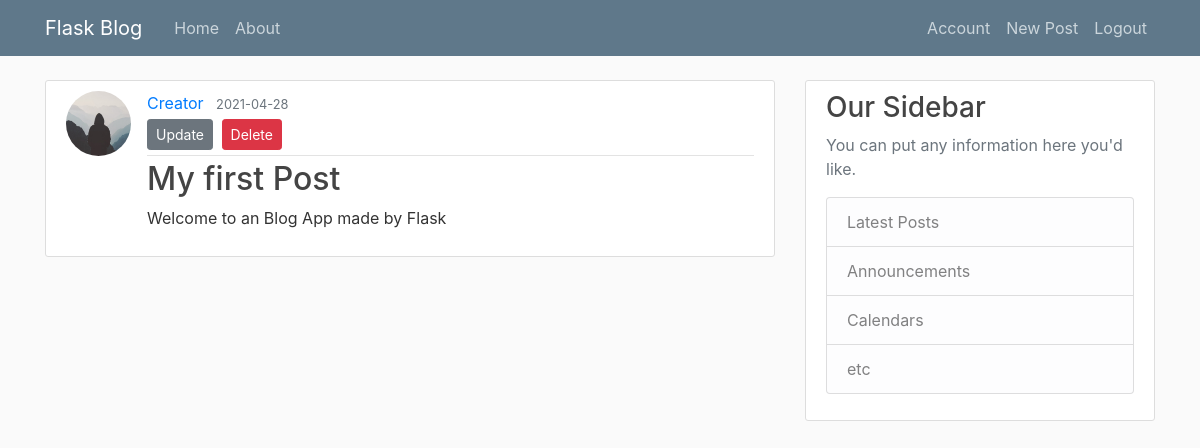
The app's page /post/1 (signed in) with its own data.
### flaskblob/models.py (models this page shows, shortened)
class User(db.Model,UserMixin):
    id = db.Column(db.Integer,primary_key=True)
    username = db.Column(db.String(20),unique=True,nullable=False)
    email = db.Column(db.String(120),unique=True,nullable=False)
    image_file = db.Column(db.String(20),nullable=False,default='default.jpg')
    password = db.Column(db.String(60),nullable=False)
    posts = db.relationship('Post',backref='author',lazy=True)

class Post(db.Model):
    id = db.Column(db.Integer,primary_key=True)
    title = db.Column(db.String(100),nullable=False)
    date_posted = db.Column(db.DateTime,nullable=False,default=datetime.utcnow())
    content = db.Column(db.Text,nullable=False)
    user_id = db.Column(db.Integer,db.ForeignKey('user.id'),nullable=False)

### flaskblob/posts/routes.py (the view)
@posts.route("/post/<int:post_id>")
def post(post_id):
    post = Post.query.get_or_404(post_id)
    return render_template('post.html',title=post.title,post=post)

### flaskblob/models.py (called while the page is built)
@login_manager.user_loader
def load_user(user_id):
    return User.query.get(int(user_id))

### flaskblob/templates/post.html (shortened to what this page needs)
{% extends "Layouts.html" %}
{% block content %}
    <article class="media content-section">
        <img class="rounded-circle article-img" src="{{url_for('static',filename='profile_pics/'+post.author.image_file)}}">
        <div class="media-body">
        <div class="article-metadata">
            <a class="mr-2" href="#">{{ post.author.username }}</a>
            <small class="text-muted">{{ post.date_posted.strftime('%Y-%m-%d') }}</small>
            {% if post.author == current_user %}
                <div>
                    <a class="btn btn-secondary btn-sm mt-1 mb-1" href="{{url_for('posts.update_post',post_id=post.id)}}">Update</a>
                    <button class="btn btn-danger btn-sm m-1" type="button" data-toggle="modal" data-target="#deleteModal">Delete</button>
                </div>
            {% endif %}
        </div>
        <h2 class="article-title">{{ post.title }}</h2>
        <p class="article-content">{{ post.content }}</p>
        </div>
    </article>
{% endblock content %}

### flaskblob/static/main.css (style rules this page uses)
body { background: #fafafa; color: #333333; margin-top: 5rem; }
h1, h2, h3, h4, h5, h6 { color: #444444; }
.content-section { background: #ffffff; padding: 10px 20px; border: 1px solid #dddddd; border-radius: 3px; margin-bottom: 20px; }
.article-title { color: #444444; }
.article-content { white-space: pre-line; }
.article-img { height: 65px; width: 65px; margin-right: 16px; }
.article-metadata { padding-bottom: 1px; margin-bottom: 4px; border-bottom: 1px solid #e3e3e3 }

### records on screen
User: image_file (placeholder picture), author.username "Creator"
Post: date_posted "2021-04-28", title "My first Post", content "Welcome to an Blog App made by Flask"
